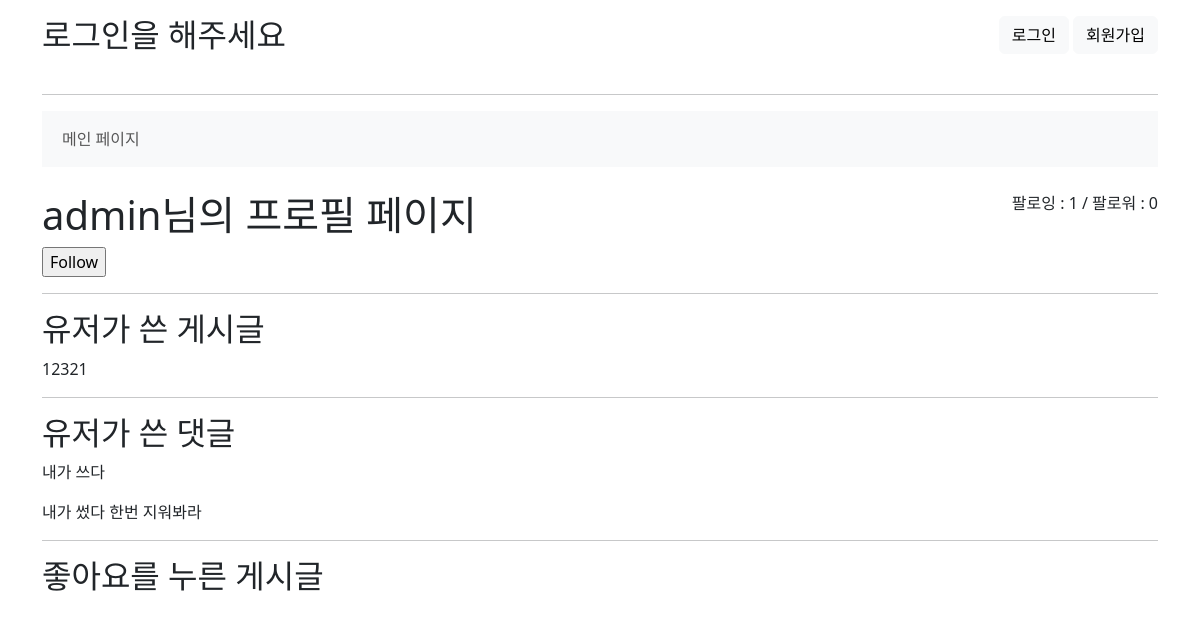
The page /accounts/profile/admin/ on the database its author committed.
### accounts/models.py (models this page shows)
class User(AbstractUser):
    followings = models.ManyToManyField('self', symmetrical=False, related_name='followers')

### boards/models.py (models this page shows)
class Board(models.Model):
    author = models.ForeignKey(settings.AUTH_USER_MODEL, on_delete=models.CASCADE)
    like_users = models.ManyToManyField(
        settings.AUTH_USER_MODEL, related_name='like_boards'
    )
    title = models.CharField(max_length=20)
    content = models.TextField()
    created_at = models.DateTimeField(auto_now_add=True)
    updated_at = models.DateTimeField(auto_now=True)

class Comment(models.Model):
    author = models.ForeignKey(settings.AUTH_USER_MODEL, on_delete=models.CASCADE)
    board = models.ForeignKey(Board, on_delete=models.CASCADE, related_name='comments')
    content = models.CharField(max_length=200)
    created_at = models.DateTimeField(auto_now_add=True)
    updated_at = models.DateTimeField(auto_now=True)

### accounts/views.py (the view)
# urls.py: path('profile/<str:username>/', views.profile, name='profile'),
def profile(request, username):
    User = get_user_model()
    person = User.objects.get(username=username)
    context = {
        'person': person,
    }
    return render(request, 'accounts/profile.html', context)

### accounts/templates/accounts/profile.html (shortened to what this page needs)
{% extends "base.html" %}
{% block content %}
        <div class="d-flex justify-content-between">
            <h1>{{ person.username }}님의 프로필 페이지</h1>
            <div>
                <p>
                    팔로잉 : {{ person.followings.all|length}} / 팔로워 : {{ person.followers.all|length }}
                </p>
            </div>
        </div>
        <div>
            {% if request.user != person %}
                <div>
                    <form action="{% url "accounts:follow" person.pk %} " method="POST">
                    {% if request.user in person.followers.all %}
                        <input type="submit" value="Unfollow">
                    {% else %}
                        <input type="submit" value="Follow">
                    {% endif %}
                    </form>
                </div>
            {% endif %}
        </div>
    <hr>
    <h2>유저가 쓴 게시글</h2>
    {% for article in person.board_set.all  %}
        <p>{{ article.title }}</p>
    {% endfor %}
    <hr>
    <h2>유저가 쓴 댓글</h2>
    {% for comment in person.comment_set.all %}
        <p>{{ comment.content }}</p>
    {% endfor %}
    <hr>
    <h2>좋아요를 누른 게시글</h2>
{% endblock  %}

### rows shown on the page
User: username "admin", followings.all|length "1", followers.all|length "0"
Board: title "12321"
Comment: content "내가 쓰다"
Comment: content "내가 썼다 한번 지워봐라"
